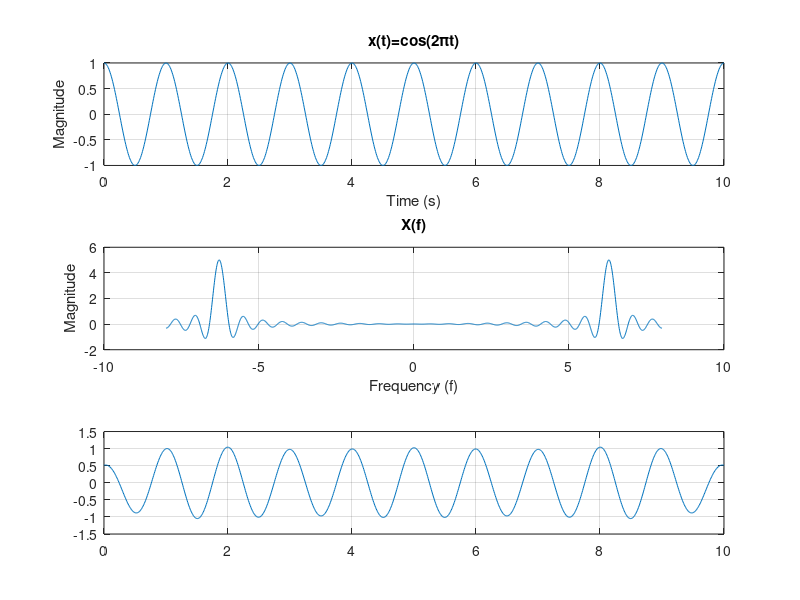

Reproduce this figure in MATLAB.
clear all; close all; clc;

W = 10;
Fs = 100;
t = 0:1/Fs:W;
N = length(t);
x = cos(2*pi*t);

% Fourier transform
f = -8:1/Fs:8;
X = zeros(1, length(f));
for i1 = 1:length(f)
    X(i1) = sum( x.*exp(-1i*f(i1).*t) )/Fs;
end

% Inverse Fourier Transform
xr = zeros(1,N);
for i1 = 1:N
    xr(i1) = sum( X.*exp(1i.*f*t(i1)) )/Fs/2/pi;
end

figure(1);
subplot(3,1,1);
plot(t,x);
grid on;
title('x(t)=cos(2\pit)');
xlabel('Time (s)');
ylabel('Magnitude');

subplot(3,1,2);
plot(f,X);
grid on;
title('X(f)');
ylabel('Magnitude');
xlabel('Frequency (f)');

subplot(3,1,3);
plot(t,xr);
grid on;

% figure(1);
% subplot(3,1,3);
% grid on;
% hold on;
% result = zeros(1,length(t));
% for i = 1:length(f)
%     result = result + X(i)*exp(j*2*pi*f(i)*t);
% end
% plot(t, real(result));
% title('Reconstructed wave from IFT');
% ylabel('Magnitude');
% xlabel('Time (s)');